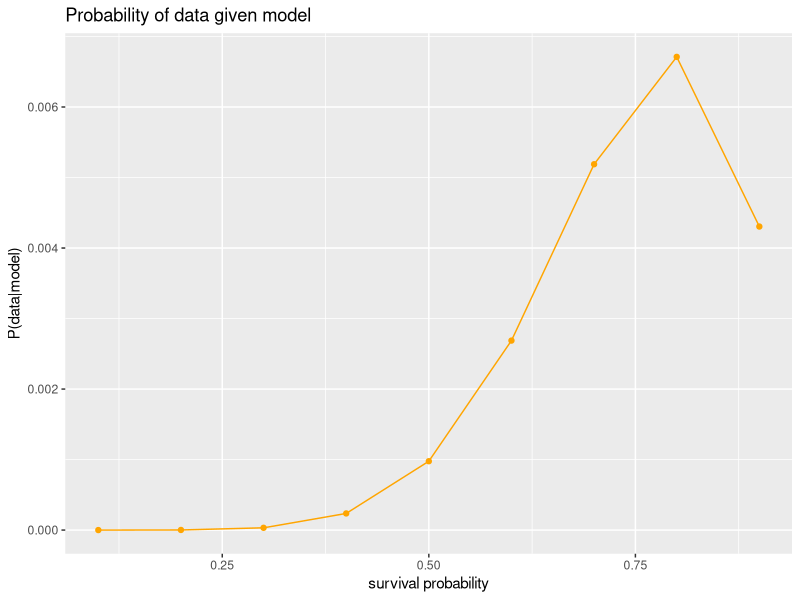
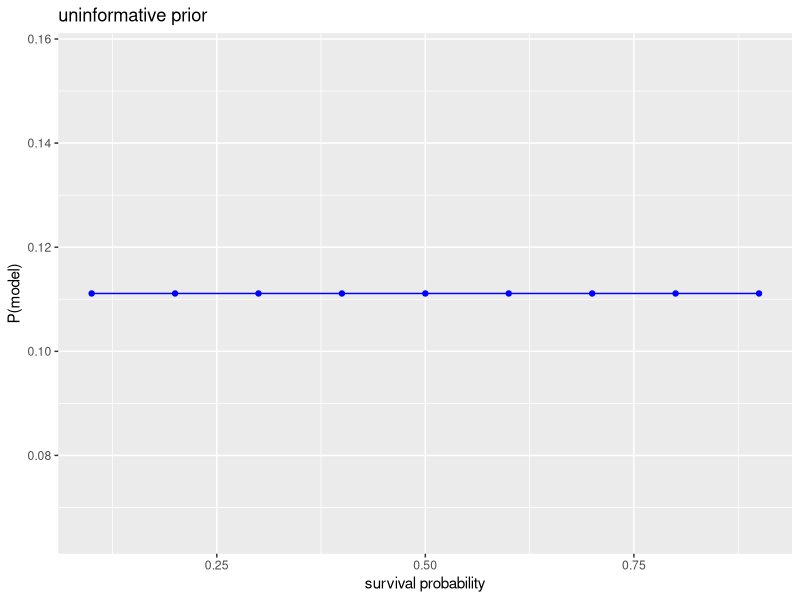
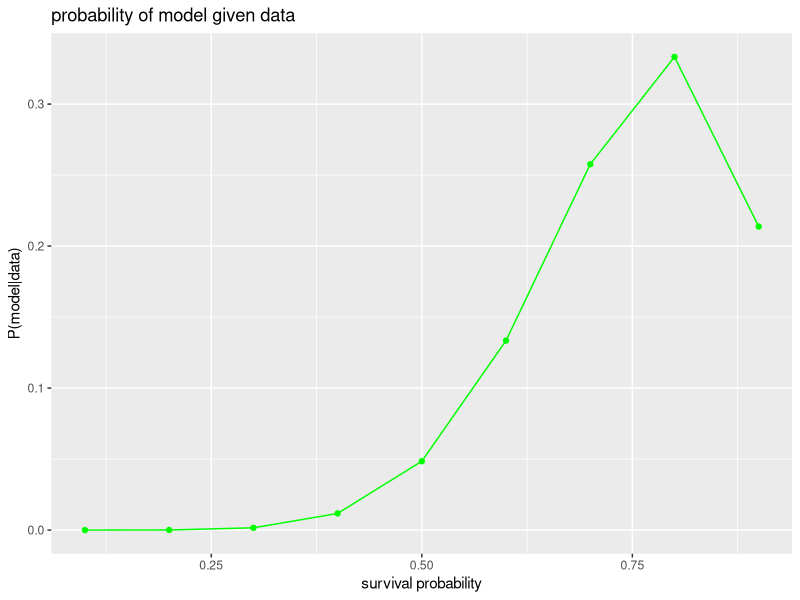

These figures' R source, in order:
## ---- chunk 1
knitr::opts_chunk$set(echo = TRUE)
## ---- chunk 2
library(tidyverse)
# source(here::here("plot_theme.R"))
library(patchwork)
## ---- chunk 3
s <- seq(0.1, 0.9, 0.1)
s
orchid_lg_lik <- s^8 * (1-s)^2

df_un <- tibble(`survival probability` = s,
                   `P(data|model)` = orchid_lg_lik) %>% 
  mutate(`P(model)` = 1/n())

df_un
## ---- chunk 4
p_data = sum(df_un$`P(data|model)` * df_un$`P(model)`)
p_data
## ---- chunk 5
df_un <- df_un %>%
  mutate(numerator = `P(data|model)` * `P(model)`) %>% 
  mutate(`P(model|data)` = `P(data|model)` * `P(model)` / sum(numerator))
df_un
## ---- chunk 6
lik_un <- ggplot(df_un, aes(x = `survival probability`, y = `P(data|model)`)) +
  geom_point(color = "orange") +
  geom_line(color = "orange") +
  
  labs(title = "Probability of data given model")
## ---- chunk 7
prior_un <- ggplot(df_un, aes(x = `survival probability`, y = `P(model)`)) +
    geom_point(color = "blue") +
  geom_line(color = "blue") +
  
  labs(title = "uninformative prior")
## ---- chunk 8
prob_un <- ggplot(df_un, aes(x = `survival probability`, y = `P(model|data)`)) +
  geom_point(color = "green") +
  geom_line(color = "green") +
  
  labs(title = "probability of model given data")
## ---- chunk 9
lik_un
prior_un
prob_un
## ---- chunk 10
df_un
## ---- chunk 11
p_model1 = 1.3*10^-9
p_others = (1-p_model1)/3
p_model <- log(c(p_model1, rep(p_others, 3)))

p_data_model <- c(-67.5, -121.1, -124.5, -86.8)

tibble(p_model, p_data_model) %>% 
  mutate(p_model_data = p_data_model + p_model + sum(p_data_model + p_model))
## ---- chunk 12
exp(-67.5)
sum(
  exp(-121.1), exp(-124.5), exp(-86.8)
)
